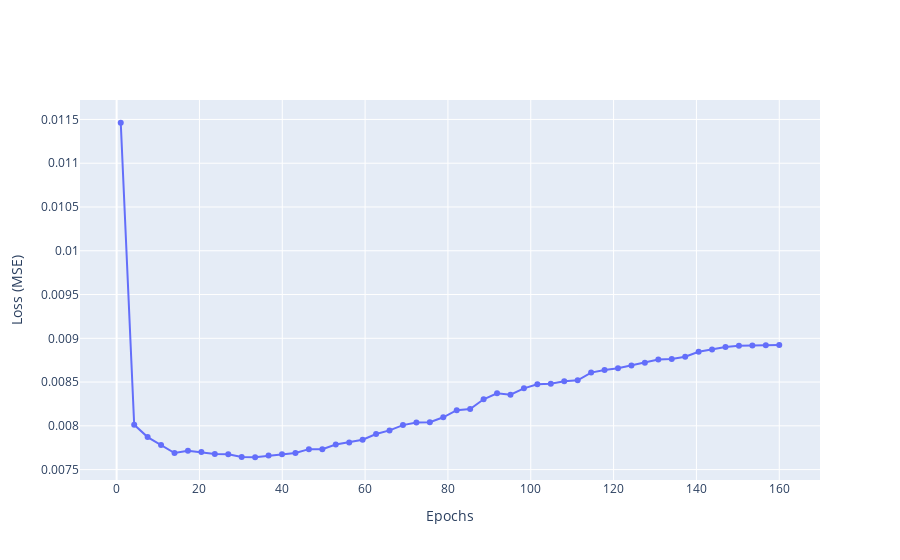

Notebook source saved alongside this figure:
### Code cell
fig = go.Figure()
fig.add_trace(
    go.Scatter(
        x=np.linspace(1, 160),
        y=history.history["loss"],
        showlegend=False,
        mode="markers+lines",
    )
)
fig.update_xaxes(title="Epochs")
fig.update_yaxes(title="Loss (MSE)")

### Figure 1 — Plotly figure (JSON) as saved in the notebook; plotly's stock layout.template omitted (floating-point values rounded to 4 significant figures; data arrays with more than 128 entries replaced by an {"elided": "..."} marker saying what was removed)
{"data": [{"mode": "markers+lines", "showlegend": false, "type": "scatter", "x": [1, 4.245, 7.49, 10.73, 13.98, 17.22, 20.47, 23.71, 26.96, 30.2, 33.45, 36.69, 39.94, 43.18, 46.43, 49.67, 52.92, 56.16, 59.41, 62.65, 65.9, 69.14, 72.39, 75.63, 78.88, 82.12, 85.37, 88.61, 91.86, 95.1, 98.35, 101.6, 104.8, 108.1, 111.3, 114.6, 117.8, 121.1, 124.3, 127.6, 130.8, 134.0, 137.3, 140.5, 143.8, 147.0, 150.3, 153.5, 156.8, 160], "y": {"elided": "151 float values"}}], "layout": {"xaxis": {"title": {"text": "Epochs"}}, "yaxis": {"title": {"text": "Loss (MSE)"}}}}
